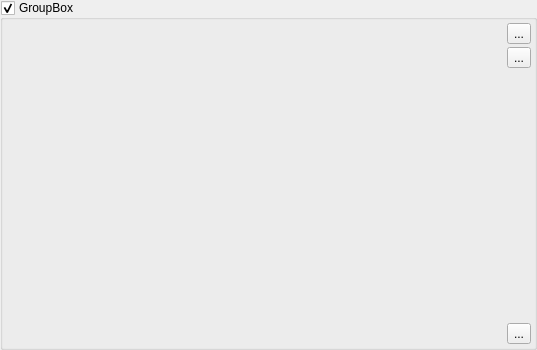
<?xml version="1.0" encoding="UTF-8"?>
<ui version="4.0">
 <class>RcUnitFlagWidget</class>
 <widget class="QWidget" name="RcUnitFlagWidget">
  <property name="geometry">
   <rect>
    <x>0</x>
    <y>0</y>
    <width>537</width>
    <height>350</height>
   </rect>
  </property>
  <property name="windowTitle">
   <string>Form</string>
  </property>
  <layout class="QHBoxLayout" name="horizontalLayout">
   <property name="spacing">
    <number>0</number>
   </property>
   <property name="leftMargin">
    <number>0</number>
   </property>
   <property name="topMargin">
    <number>0</number>
   </property>
   <property name="rightMargin">
    <number>0</number>
   </property>
   <property name="bottomMargin">
    <number>0</number>
   </property>
   <item>
    <widget class="QGroupBox" name="groupBox">
     <property name="title">
      <string>GroupBox</string>
     </property>
     <property name="checkable">
      <bool>true</bool>
     </property>
     <layout class="QHBoxLayout" name="horizontalLayout_2">
      <property name="spacing">
       <number>0</number>
      </property>
      <property name="leftMargin">
       <number>0</number>
      </property>
      <property name="topMargin">
       <number>0</number>
      </property>
      <property name="rightMargin">
       <number>0</number>
      </property>
      <property name="bottomMargin">
       <number>0</number>
      </property>
      <item>
       <widget class="QWidget" name="contentWidget" native="true">
        <layout class="QHBoxLayout" name="contentLayout">
         <property name="spacing">
          <number>3</number>
         </property>
         <property name="leftMargin">
          <number>3</number>
         </property>
         <property name="topMargin">
          <number>3</number>
         </property>
         <property name="rightMargin">
          <number>3</number>
         </property>
         <property name="bottomMargin">
          <number>3</number>
         </property>
         <item>
          <widget class="QWidget" name="flagData" native="true">
           <layout class="QFormLayout" name="formLayout">
            <property name="sizeConstraint">
             <enum>QLayout::SetMaximumSize</enum>
            </property>
            <property name="fieldGrowthPolicy">
             <enum>QFormLayout::ExpandingFieldsGrow</enum>
            </property>
            <property name="labelAlignment">
             <set>Qt::AlignRight|Qt::AlignTrailing|Qt::AlignVCenter</set>
            </property>
           </layout>
          </widget>
         </item>
         <item>
          <layout class="QVBoxLayout" name="verticalLayout">
           <item>
            <widget class="QToolButton" name="connectButton">
             <property name="toolTip">
              <string>Connect / Disconnect RC-Unit</string>
             </property>
             <property name="text">
              <string>...</string>
             </property>
             <property name="icon">
              <iconset resource="../../images/images.qrc">
               <normaloff>:/hilecGui/disconnect.png</normaloff>
               <normalon>:/hilecGui/connect.png</normalon>:/hilecGui/disconnect.png</iconset>
             </property>
             <property name="checkable">
              <bool>true</bool>
             </property>
            </widget>
           </item>
           <item>
            <widget class="QToolButton" name="settingsButton">
             <property name="toolTip">
              <string>Open settings</string>
             </property>
             <property name="text">
              <string>...</string>
             </property>
             <property name="icon">
              <iconset resource="../../images/images.qrc">
               <normaloff>:/hilecGui/cog.png</normaloff>:/hilecGui/cog.png</iconset>
             </property>
             <property name="checkable">
              <bool>true</bool>
             </property>
             <property name="popupMode">
              <enum>QToolButton::InstantPopup</enum>
             </property>
             <property name="autoRaise">
              <bool>false</bool>
             </property>
             <property name="arrowType">
              <enum>Qt::NoArrow</enum>
             </property>
            </widget>
           </item>
           <item>
            <spacer name="verticalSpacer">
             <property name="orientation">
              <enum>Qt::Vertical</enum>
             </property>
             <property name="sizeHint" stdset="0">
              <size>
               <width>20</width>
               <height>40</height>
              </size>
             </property>
            </spacer>
           </item>
           <item>
            <widget class="QToolButton" name="stopButton">
             <property name="toolTip">
              <string>Stop movement of RC-Unit</string>
             </property>
             <property name="text">
              <string>...</string>
             </property>
             <property name="icon">
              <iconset resource="../../images/images.qrc">
               <normaloff>:/hilecGui/stop.png</normaloff>:/hilecGui/stop.png</iconset>
             </property>
            </widget>
           </item>
          </layout>
         </item>
        </layout>
       </widget>
      </item>
     </layout>
    </widget>
   </item>
  </layout>
 </widget>
 <resources>
  <include location="../../images/images.qrc"/>
 </resources>
 <connections/>
</ui>
